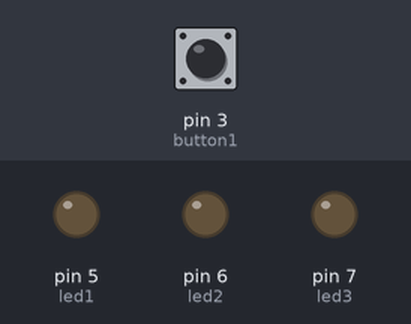
Bench run of a sketch on a simulated Arduino Uno, built with avr-gcc and run on an emulated ATmega328P. Shown: output pins drawn as LEDs (lit = HIGH). Dashed ring = blinking. The test bench sets the inputs (shaded band); at power-on: pin 3 (button1) HIGH.

Above: at 1.2 s.
1.3 s: pin 3 (button1) pulled LOW for 1 s
At 1.82 s:
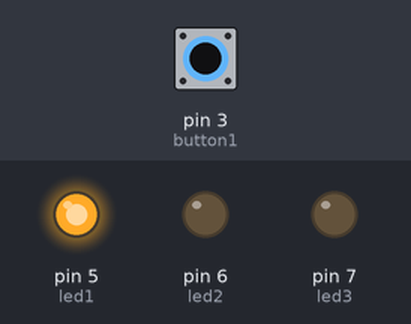
3.8 s: pin 3 (button1) pulled LOW for 3.2 s
At 8.3 s:
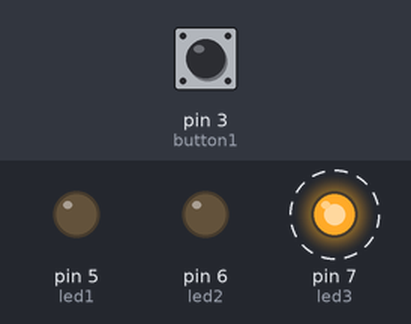
8.6 s: pin 3 (button1) pulled LOW for 0.15 s
At 9.1 s:
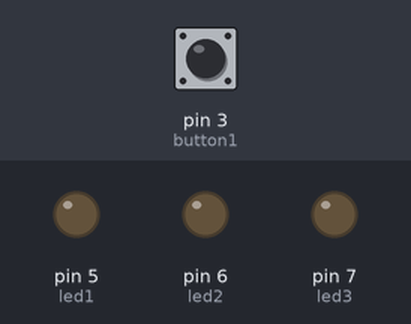
Timing chart, 0 to 11.6 s (numbered marks = the images above; inputs shaded):
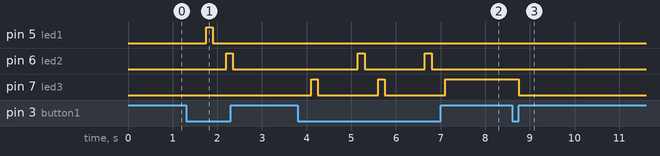

Measured:
- after the input at 1.3 s, pin 5 (led1): LOW → HIGH after 0.45 s, → LOW 0.15 s later; pin 6 (led2): LOW → HIGH after 0.90 s, → LOW 0.15 s later
- after the input at 3.8 s, pin 6 (led2): alternates HIGH for 0.15 s and LOW for 1.4 s, starting after 1.4 s; pin 7 (led3): alternates HIGH for 0.15 s and LOW for 1.4 s, starting after 0.30 s
- after the input at 8.6 s, pin 7 (led3): HIGH → LOW after 0.15 s

The sketch:

button_cnt.ino
```cpp
#define button1 3
#define led1  5
#define led2  6
#define led3  7

int num_of_pushed = 0;


void setup() {
 pinMode(button1, INPUT);

 pinMode(led1, OUTPUT);
 pinMode(led2, OUTPUT);
 pinMode(led3, OUTPUT);
}

void loop() {
  if(digitalRead(button1) == LOW){
    num_of_pushed++;
    delay(150);
  }
  if(num_of_pushed % 3 == 0){
    switch(num_of_pushed/3){
      case 1:
          digitalWrite(led1, HIGH);
          digitalWrite(led2, LOW);
          digitalWrite(led3, LOW);
          break;
      case 2:
        digitalWrite(led1, LOW);
        digitalWrite(led2, HIGH);
        digitalWrite(led3, LOW);
        break;
      case 3:
        digitalWrite(led1, LOW);
        digitalWrite(led2, LOW);
        digitalWrite(led3, HIGH);
        break;
      }
    }
    else{
      digitalWrite(led1, LOW);
      digitalWrite(led2, LOW);
      digitalWrite(led3, LOW);
    }
    if(num_of_pushed == 12){
        num_of_pushed = 3;
        delay(150);

    }
}
```
